Frame 1 (no input): blank canvas, image omitted
Frame 60 (no input): blank canvas, image omitted
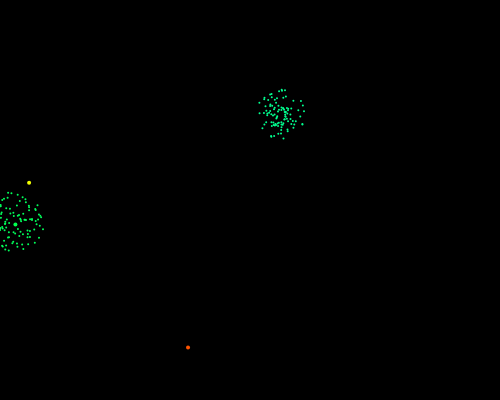
Frame 120 (the mouse pressed at the canvas centre since frame 60)

The p5.js sketch whose frames 1 and 60 were blank and that drew this single picture after the mouse press (run headless with seeded random() and noise() and a simulated clock; from frame 60 on, the mouse is pressed at the canvas centre):

// p5.js sketch
// ── sketch.js
let fireworks = [];
let gravity;
function setup() {
  color(HSB);
  createCanvas(500, 400);
  gravity = createVector(0, 0.2);
  stroke(255);
  strokeWeight(4);
  background(0);
}

function draw() {
  background(0, 25);
  if (random(1) < 0.04) {
    fireworks.push(new Firework());
  }

  for (let i = fireworks.length - 1; i >= 0; i--) {
    const firework = fireworks[i];
    firework.update();
    firework.show();
    if (firework.done()) {
      fireworks.splice(i, 1);
    }
  }
}

// ── firework.js
class Firework {
  constructor() {
    this.hu = random(255);
    this.firework = new Particle(random(width), height, this.hu, true);
    this.exploded = false;
    this.particles = [];
  }
  update() {
    if (!this.exploded) {
      this.firework.applyForce(gravity);
      this.firework.update();
      if (this.firework.vel.y >= 0) {
        this.exploded = true;
        this.explode();
      }
    }

    for (let i = this.particles.length - 1; i >= 0; i--) {
      const particle = this.particles[i];
      particle.applyForce(gravity);
      particle.update();
      if (particle.done()) {
        this.particles.splice(i, 1);
      }
    }
  }
  explode() {
    for (let i = 0; i < 100; i++) {
      const p = new Particle(
        this.firework.position.x,
        this.firework.position.y,
        this.hu,
        false
      );
      this.particles.push(p);
    }
  }
  show() {
    if (!this.exploded) {
      this.firework.show();
    }
    this.particles.forEach((particle) => {
      particle.show();
    });
  }

  done() {
    return this.exploded && this.particles.length == 0;
  }
}

// ── particle.js
class Particle {
  constructor(x, y, hu, fireworks = false) {
    this.position = createVector(x, y);
    this.fireworks = fireworks;
    this.hu = hu;
    this.lifespan = 255;
    if (this.fireworks) {
      this.vel = createVector(0, random(-12, -8));
    } else {
      this.vel = p5.Vector.random2D();
      this.vel.mult(random(1, 6));
    }
    this.acc = createVector(0, 0);
  }
  update() {
    if (!this.fireworks) {
      this.vel.mult(0.85);
      this.lifespan -= 2;
    }
    this.vel.add(this.acc);
    this.position.add(this.vel);
    this.acc.mult(0);
  }
  applyForce(force) {
    this.acc.add(force);
  }
  show() {
    colorMode(HSB);

    if (!this.fireworks) {
      strokeWeight(2);
      stroke(this.hu, 255, 255, this.lifespan);
    } else {
      strokeWeight(4);
      stroke(this.hu, 255, 255);
    }
    point(this.position.x, this.position.y);
  }

  done() {
    return this.lifespan < 0;
  }
}
